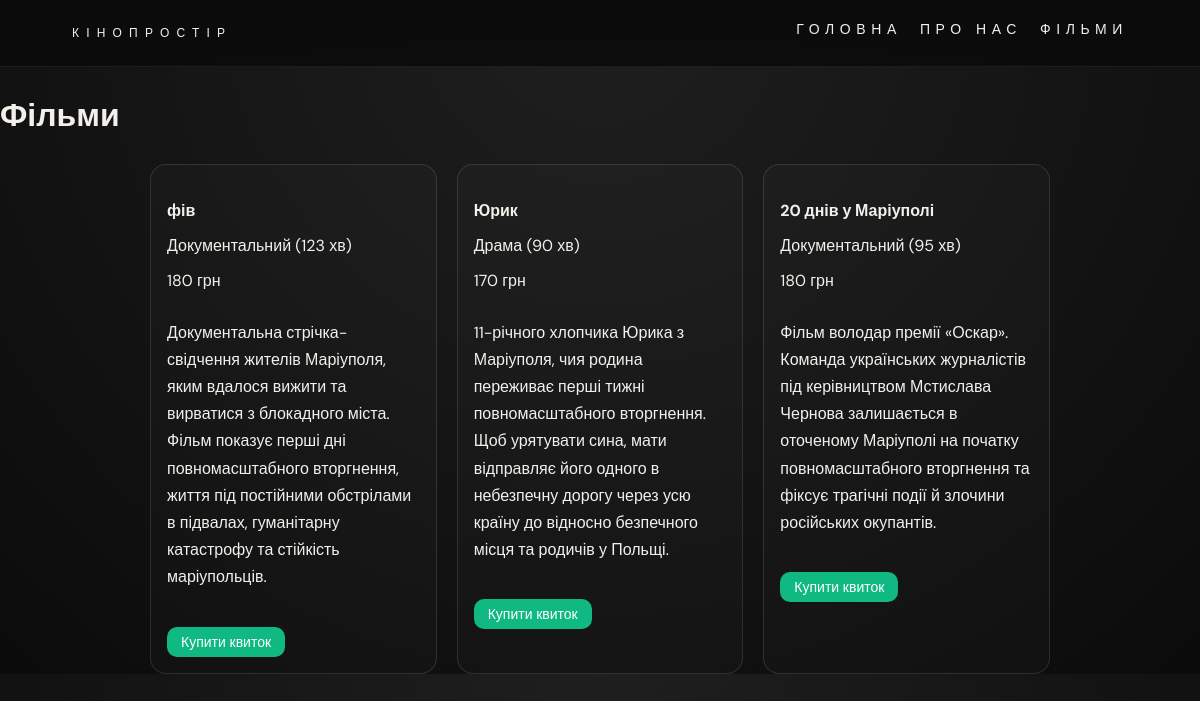
The app's page /movies with its own data.
### tables this page shows
CREATE TABLE movies (
        id INTEGER PRIMARY KEY AUTOINCREMENT,
        title TEXT NOT NULL,
        genre TEXT,
        duration INTEGER,
        price INTEGER,
        description TEXT,
        image_url TEXT
    );

### app.py (the view)
@app.route('/movies')
def movies():
    conn = db_connection()
    movies = conn.execute('SELECT * FROM movies ORDER BY id DESC').fetchall()
    conn.close()
    return render_template('movies.html', movies=movies)

### app.py (called while the page is built)
def db_connection():
    conn = sqlite3.connect('cinema.db')
    conn.row_factory = sqlite3.Row
    return conn

### templates/movies.html (shortened to what this page needs)
{% extends "base.html" %}
{% block content %}
    <h1>Фільми</h1>
    <div class="movie-grid">
        {% if movies %}
            {% for m in movies %}
                <div class="movie-item">
                    <div class="movie-info">
                        <strong>{{ m['title'] }}</strong>
                        <span>{{ m['genre'] }} ({{ m['duration'] }} хв)</span>
                        <span>{{ m['price']|int }} грн</span>
                        <p>{{ m['description'] }}</p>
                        <div class="movie-actions">
                            <a href="{{ url_for('buy_ticket', movie_id=m['id']) }}" class="action-btn buy-btn">Купити квиток</a>
                        </div>
                    </div>
                </div>
            {% endfor %}
        {% else %}
            <p>Фільмів не знайдено.</p>
        {% endif %}
    </div>
{% endblock %}

### templates/base.html (shortened to what this page needs)
<!DOCTYPE html>
<html lang="uk">
<head>
  <link rel="stylesheet" href="{{ url_for('static', filename='css/style.css') }}?v=2">
</head>
<body>
  <header class="site-header">
    <a class="brand text-brand" href="/" aria-label="Кінопростір — на головну">КІНОПРОСТІР</a>
    <nav class="main-nav" aria-label="Головна навігація">
    <a class="nav-link" href="/">Головна</a>
    <a class="nav-link" href="/about">Про нас</a>
    <a class="nav-link" href="/movies">Фільми</a>
    </nav>
  </header>
    <main>
        {% block content %}{% endblock %}
    </main>
</body>
</html>

### static/css/style.css (style rules this page uses)
:root { color-scheme: dark; --ink: #101010; --paper: #f3f0eb; --muted: #a5a19c; --accent: #34d399; --font-body: "DM Sans", sans-serif; --font-display: "Manrope", sans-serif; }
* { box-sizing: border-box; }
html { scroll-behavior: smooth; }
body { margin: 0; font-family: var(--font-body); background: radial-gradient(circle at top, #1f1f1f, #0b0b0b); color: var(--paper); line-height: 1.7; -webkit-font-smoothing: antialiased; }
a { color: inherit; }
.site-header { position: sticky; top: 0; z-index: 10; display: flex; align-items: center; justify-content: space-between; gap: 24px; padding: 18px 6%; background: linear-gradient(180deg, rgba(11, 11, 11, 0.98) 0%, rgba(11, 11, 11, 0.9) 100%); backdrop-filter: blur(12px); border-bottom: 1px solid rgba(243, 240, 235, 0.08); }
.brand { display: flex; align-items: center; gap: 12px; text-decoration: none; letter-spacing: 0.6em; text-transform: uppercase; font-size: 12px; }
.main-nav { display: flex; flex-wrap: wrap; gap: 18px; font-size: 14px; text-transform: uppercase; letter-spacing: 0.4em; }
.nav-link { text-decoration: none; position: relative; padding-bottom: 6px; }
.nav-link::after { content: ""; position: absolute; left: 0; bottom: 0; width: 100%; height: 1px; background: currentColor; transform: scaleX(0); transform-origin: right; transition: transform 200ms ease; opacity: 0.6; }
.text-brand { letter-spacing: 0.6em; text-transform: uppercase; font-size: 12px; text-decoration: none; color: inherit; }
.movie-grid { display: grid; grid-template-columns: repeat(auto-fill, minmax(260px, 1fr)); gap: 20px; max-width: 900px; margin: 0 auto; }
.movie-item { border: 1px solid rgba(243, 240, 235, 0.12); border-radius: 16px; padding: 16px; background: rgba(255,255,255,0.02); }
.movie-info { display: flex; flex-direction: column; gap: 8px; }
.movie-actions { display: flex; flex-wrap: wrap; gap: 10px; margin-top: 12px; align-items: center; }
.action-btn { display: inline-flex; align-items: center; justify-content: center; gap: 6px; padding: 8px 14px; border-radius: 10px; border: none; font-size: 14px; font-family: inherit; text-decoration: none; cursor: pointer; line-height: 1; }
.action-btn.buy-btn { background: #10b981; color: #fff; }

### records on screen
movies: title "фів", genre "Документальний", duration "123", price "180", description "Документальна стрічка-свідчення жителів Маріуполя, яким вдалося вижити та вирватися з блокадного міста. Фільм показує перші дні повномасштабного вторгнення, життя під постійними обстрілами в підвалах, гуманітарну катастрофу та стійкість маріупольців."
movies: title "Юрик", genre "Драма", duration "90", price "170", description "11-річного хлопчика Юрика з Маріуполя, чия родина переживає перші тижні повномасштабного вторгнення. Щоб урятувати сина, мати відправляє його одного в небезпечну дорогу через усю країну до відносно безпечного місця та родичів у Польщі."
movies: title "20 днів у Маріуполі", genre "Документальний", duration "95", price "180", description "Фільм володар премії «Оскар». Команда українських журналістів під керівництвом Мстислава Чернова залишається в оточеному Маріуполі на початку повномасштабного вторгнення та фіксує трагічні події й злочини російських окупантів."
